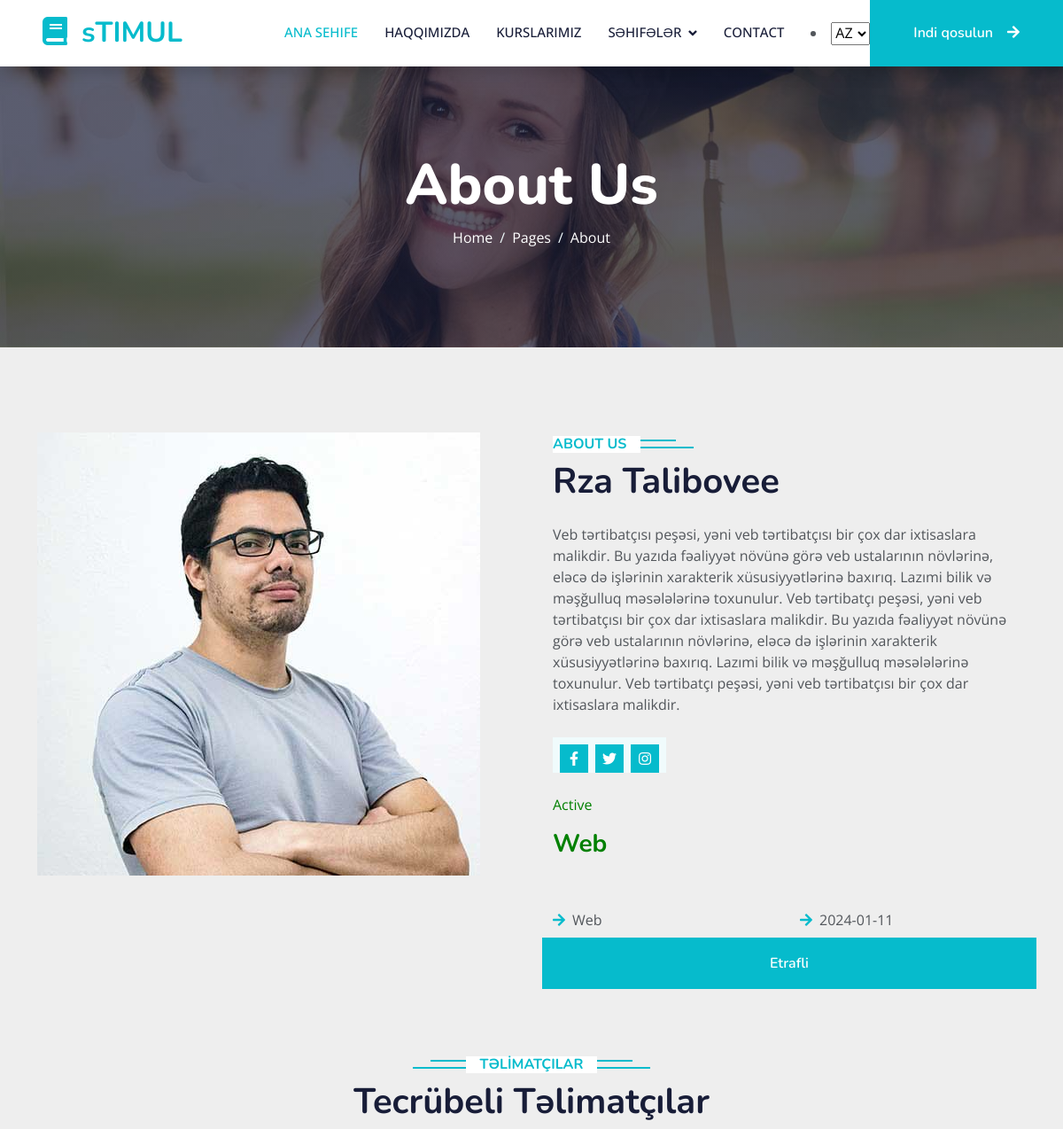
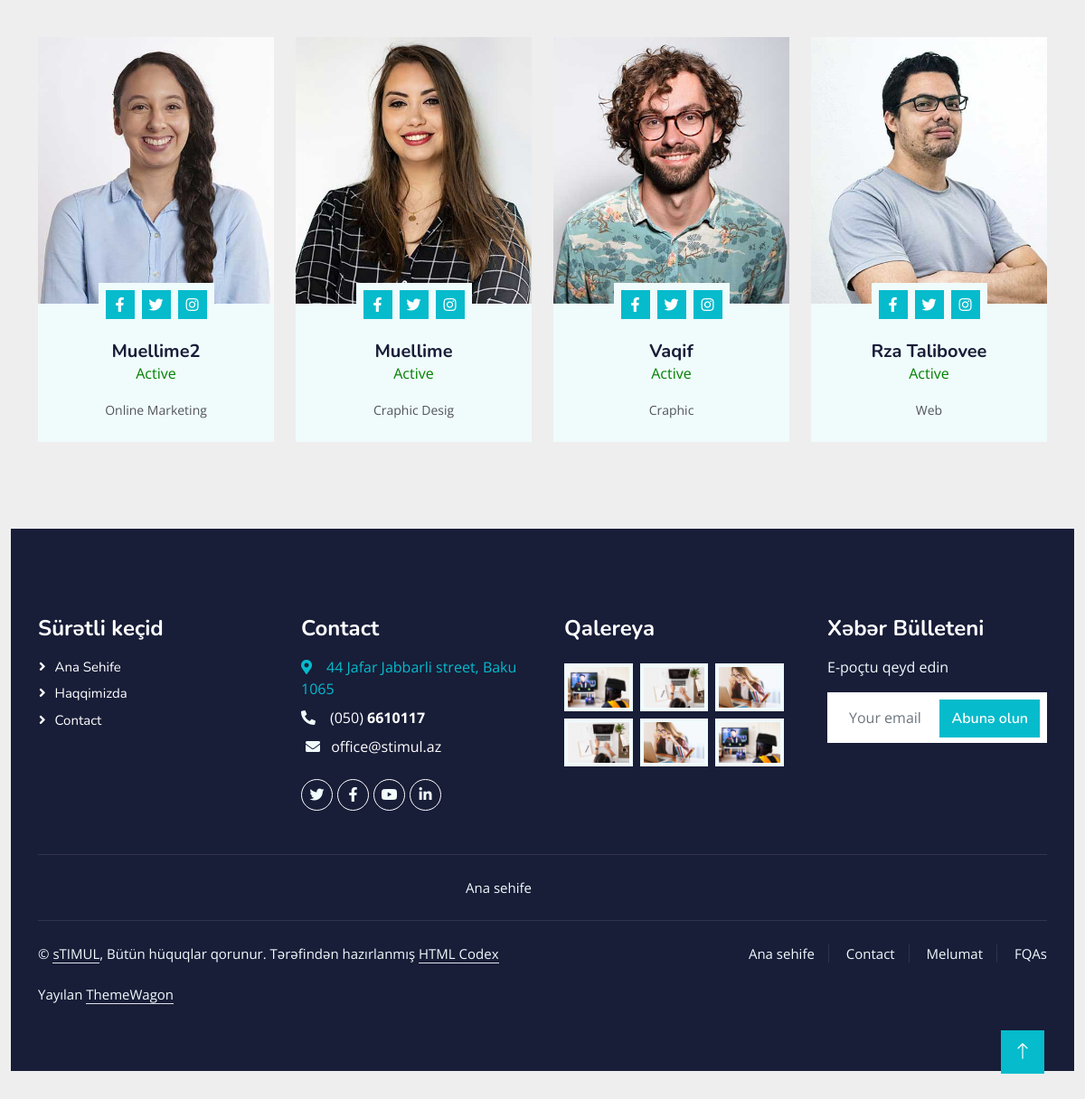
The app's page /experts_single/10 with its own data (2 pictures, top to bottom).
### tables this page shows
CREATE TABLE `experts` (
  `e_id` int(11) NOT NULL,
  `e_title` longtext NOT NULL CHECK (json_valid(`e_title`)),
  `e_description` longtext NOT NULL CHECK (json_valid(`e_description`)),
  `e_date` varchar(255) NOT NULL,
  `e_category` varchar(255) NOT NULL,
  `e_status` varchar(255) NOT NULL,
  `e_img` varchar(255) NOT NULL,
  `e_img_ext` varchar(255) NOT NULL
);

### application/controllers/UserCon.php (called while the page is built, shortened)
<?php
class UserCon extends CI_controller
{
    public function __construct()
    {
        $this->load->model('Site_Model');
    }
    public function experts_single($id)
    {
        $data['get_experts_single'] = $this->Site_Model->get_experts_single($id);
        $data['experts_news'] = $this->Site_Model->get_experts_news();
        $this->load->view('user/experts_post',$data);
    }
}

### index.php (called while the page is built, shortened)
<?php
require_once BASEPATH.'core/CodeIgniter.php';

### application/models/Site_Model.php (called while the page is built, shortened)
<?php
class Site_Model extends CI_Model
{
  public function get_experts_news()
  {
    return  $this->db->order_by('e_id', 'DESC')->limit(4)->get('experts')->result_array();
  }
  public function get_experts_single($id)
  {
    return $this->db->where('e_id', $id)->get('experts')->row_array();
  }
}

### application/views/user/experts_post.php (the view, shortened to what this page needs)
<div class="container-fluid bg-primary py-5 mb-5 page-header">
    <div class="container py-5">
        <div class="row justify-content-center">
            <div class="col-lg-10 text-center">
                <h1 class="display-3 text-white animated slideInDown">About Us</h1>
                <nav aria-label="breadcrumb">
                    <ol class="breadcrumb justify-content-center">
                        <li class="breadcrumb-item"><a class="text-white" href="<?php echo base_url('index'); ?>">Home</a></li>
                        <li class="breadcrumb-item"><a class="text-white" href="<?php echo base_url('team'); ?>">Pages</a></li>
                        <li class="breadcrumb-item text-white active" aria-current="page"><a class="text-white" href="<?php echo base_url('team'); ?>">About </a></li>
                    </ol>
                </nav>
            </div>
        </div>
    </div>
</div>
<?php $get_all_news_title = json_decode($get_experts_single['e_title'], TRUE);  ?>
<?php $get_all_news_description = json_decode($get_experts_single['e_description'], TRUE);  ?>
<div class="container-xxl py-5">
    <div class="container">
        <div class="row g-5">
            <div class="col-lg-6 wow fadeInUp" data-wow-delay="0.1s" style="min-height: 400px;">
                <div class="position-relative h-100">
                    <?php if ($get_experts_single['e_img']) { ?>
                        <img class="" src="<?php echo base_url('uploads/news/' . $get_experts_single['e_img']); ?>" alt="" style="object-fit: cover;">
                    <?php } else { ?>
                        <img class="img-fluid postimg" src="<?php echo base_url('public/user/'); ?>img/aviable.png" alt="">
                    <?php } ?>
                </div>
            </div>
            <div class="col-lg-6 wow fadeInUp" data-wow-delay="0.3s">
                <h6 class="section-title bg-white text-start text-primary pe-3"><?php echo $this->lang->line('about us'); ?></h6>
                <h1 class="mb-4"><?php echo $get_all_news_title[$this->session->userdata('site_lang')]; ?></h1>
                <p class="mb-4"><?php echo $get_all_news_description[$this->session->userdata('site_lang')]; ?></p>
                <br>
                <div class="position-relative d-flex justify-content-left" style="margin-top: -23px;">
                                <div class="bg-light d-flex justify-content-center pt-2 px-1">
                                    <a class="btn btn-sm-square btn-primary mx-1" href="https://www.facebook.com/Stimul.edu.az"><i class="fab fa-facebook-f"></i></a>
                                    <a class="btn btn-sm-square btn-primary mx-1" href="https://twitter.com/STIMUL_AZ"><i class="fab fa-twitter"></i></a>
                                    <a class="btn btn-sm-square btn-primary mx-1" href="https://www.instagram.com/stimul.az/"><i class="fab fa-instagram"></i></a>
                                </div>
                            </div>
                <br>
                <p style="color: green;"><?php echo $get_experts_single['e_status']; ?></p>
                <h3 style="color: green;"><?php echo $get_experts_single['e_category']; ?></h3>
                <br>
                <br>
                <div class="row gy-2 gx-4 mb-4">
                    <div class="col-sm-6">
                        <p class="mb-0"><i class="fa fa-arrow-right text-primary me-2"></i><?php echo $get_experts_single['e_category']; ?></p>
                    </div>
                    <div class="col-sm-6">
                        <p class="mb-0"><i class="fa fa-arrow-right text-primary me-2"></i><?php echo $get_experts_single['e_date']; ?></p>
                    </div>
                    <a class="btn btn-primary py-3 px-5 mt-2" href="<?php echo base_url('about'); ?>"><?php echo $this->lang->line('readmore'); ?></a>
                </div>
            </div>
        </div>
    </div>
    <div class="container-xxl py-5">
        <div class="container">
            <div class="text-center wow fadeInUp" data-wow-delay="0.1s">
                <h6 class="section-title bg-white text-center text-primary px-3"><?php echo $this->lang->line('instructors'); ?></h6>
                <h1 class="mb-5"><?php echo $this->lang->line('expert instructors'); ?></h1>
            </div>
            <div class="row g-4">
                <?php foreach ($experts_news as $get_experts_news_key) { ?>
                    <?php $get_all_news_title = json_decode($get_experts_news_key['e_title'], TRUE);  ?>
                    <div class="col-lg-3 col-md-6 wow fadeInUp" data-wow-delay="0.1s">
                        <div class="team-item bg-light">
                            <div class="overflow-hidden">
                                <a class="position-relative d-block overflow-hidden" href="<?php echo base_url('experts_single/' . $get_experts_news_key['e_id']); ?>">
                                    <?php if ($get_experts_news_key['e_img']) { ?>
                                        <img class="img-fluid imgexp" src="<?php echo base_url('uploads/news/' . $get_experts_news_key['e_img']); ?>" alt="">
                                    <?php } else { ?>
                                        <img class="img-fluid" src="<?php echo base_url('public/user/'); ?>img/team-1.jpg" alt="">
                                    <?php  } ?>
                                </a>
                            </div>
                            <div class="position-relative d-flex justify-content-center" style="margin-top: -23px;">
                                <div class="bg-light d-flex justify-content-center pt-2 px-1">
                                    <a class="btn btn-sm-square btn-primary mx-1" href="https://www.facebook.com/Stimul.edu.az"><i class="fab fa-facebook-f"></i></a>
                                    <a class="btn btn-sm-square btn-primary mx-1" href="https://twitter.com/STIMUL_AZ"><i class="fab fa-twitter"></i></a>
                                    <a class="btn btn-sm-square btn-primary mx-1" href="https://www.instagram.com/stimul.az/"><i class="fab fa-instagram"></i></a>
                                </div>
                            </div>
                            <div class="text-center p-4">
                                <h5 class="mb-0"><?php echo $get_all_news_title[$this->session->userdata('site_lang')]; ?></h5>
                                <p style="color: green;"><?php echo $get_experts_news_key['e_status']; ?></p>
                                <small><?php echo   $get_experts_news_key['e_category']; ?></small>
                            </div>
                        </div>
                    </div>
                <?php } ?>
            </div>
        </div>
    </div>

### public/user/css/style.css (style rules this page uses)
.imgexp { width: 100%; height: 295px; object-fit: cover; }
:root { --primary: #06BBCC; --light: #F0FBFC; --dark: #181d38; }
.btn { font-family: 'Nunito', sans-serif; font-weight: 600; transition: .5s; }
.btn.btn-primary, .btn.btn-secondary { color: #FFFFFF; }
.btn-sm-square { width: 32px; height: 32px; }
.btn-square, .btn-sm-square, .btn-lg-square { padding: 0; display: flex; align-items: center; justify-content: center; font-weight: normal; border-radius: 0px; }
.page-header { background: linear-gradient(rgba(24, 29, 56, .7), rgba(24, 29, 56, .7)), url(../img/carousel-1.jpg); background-position: center center; background-repeat: no-repeat; background-size: cover; }
.breadcrumb-item + .breadcrumb-item::before { color: var(--light); }
.section-title { position: relative; display: inline-block; text-transform: uppercase; }
.section-title::before { position: absolute; content: ""; width: calc(100% + 80px); height: 2px; top: 4px; left: -40px; background: var(--primary); z-index: -1; }
.section-title::after { position: absolute; content: ""; width: calc(100% + 120px); height: 2px; bottom: 5px; left: -60px; background: var(--primary); z-index: -1; }
.section-title.text-start::before { width: calc(100% + 40px); left: 0; }
.section-title.text-start::after { width: calc(100% + 60px); left: 0; }
.team-item img { transition: .5s; }

### public/user/css/post-detail.css (style rules this page uses)
body { margin:0; font-family: 'Open Sans', sans-serif; background: #eee; }

### application/views/user/experts_post.php (style rules this page uses)
.imgexp { width: 100%; height: 295px; object-fit: cover; }

### records on screen
experts: e_img (picture), e_title "Rza Talibovee", e_description "Veb tərtibatçısı peşəsi, yəni veb tərtibatçısı bir çox dar ixtisaslara malikdir. Bu yazıda fəaliyyət növünə görə veb ustalarının növlərinə, eləcə də işlərinin xarakterik xüsusiyyətlərinə baxırıq. Lazımi bilik və məşğulluq məsələlərinə toxunulur. Veb tərtibatçı peşəsi, yəni veb tərtibatçısı bir çox dar ixtisaslara malikdir. Bu yazıda fəaliyyət növünə görə veb ustalarının növlərinə, eləcə də işlərinin xarakterik xüsusiyyətlərinə baxırıq. Lazımi bilik və məşğulluq məsələlərinə toxunulur. Veb tərtibatçı peşəsi, yəni veb tərtibatçısı bir çox dar ixtisaslara malikdir.", e_status "Active", e_category "Web", e_date "2024-01-11"
experts: e_img (picture), e_title "Muellime2", e_status "Active", e_category "Online Marketing"
experts: e_img (picture), e_title "Muellime", e_status "Active", e_category "Craphic Desig"
experts: e_img (picture), e_title "Vaqif", e_status "Active", e_category "Craphic"

### other values on screen
$this->lang->line('home') "ANA SEHIFE"
$this->lang->line('about') "HAQQIMIZDA"
$this->lang->line('courses') "KURSLARIMIZ"
$this->lang->line('pages') "SƏHIFƏLƏR"
$this->lang->line('contact') "CONTACT"
$this->lang->line('join now') "Indi qosulun"
$this->lang->line('about us') "ABOUT US"
$this->lang->line('readmore') "Etrafli"
$this->lang->line('instructors') "TƏLİMATÇILAR"
$this->lang->line('expert instructors') "Tecrübeli Təlimatçılar"
$this->lang->line('quick link') "Sürətli keçid"
$this->lang->line('home') "Ana Sehife"
$this->lang->line('about') "Haqqimizda"
$this->lang->line('contact') "Contact"
$this->lang->line('gallery') "Qalereya"
